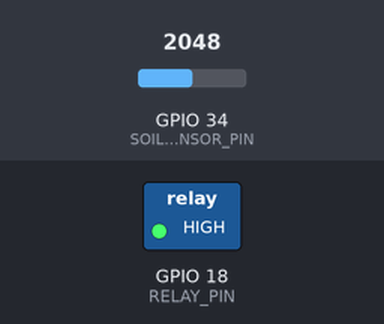
This sketch was run on a simulated ESP32. On the bench: switched loads named in the sketch (green lamp = pin HIGH). Inputs (shaded band) come from the test bench; at power-on: GPIO 34 (SOIL_SENSOR_PIN) = 2048. What the sketch prints to the serial monitor is not drawn.

Above: at 18.0 s.
18.1 s: GPIO 34 (SOIL_SENSOR_PIN) set to 2442
33.0 s: GPIO 34 (SOIL_SENSOR_PIN) set to 2545
At 40.7 s:
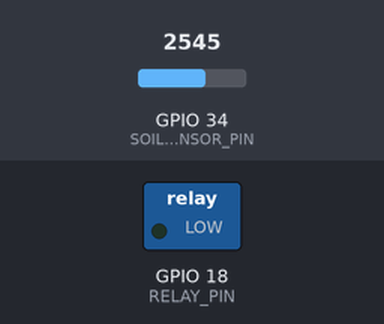
47.9 s: GPIO 34 (SOIL_SENSOR_PIN) set to 2460
At 48.8 s:
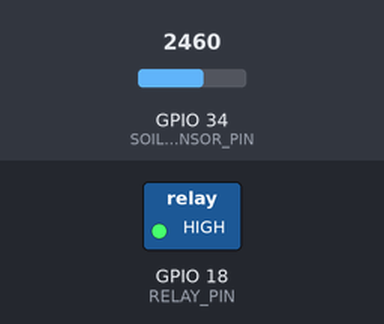
62.8 s: GPIO 34 (SOIL_SENSOR_PIN) set to 2540
At 70.7 s:
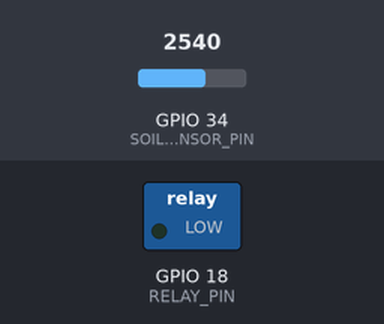
Timing chart, 0 to 74.5 s (numbered marks = the images above; inputs shaded):
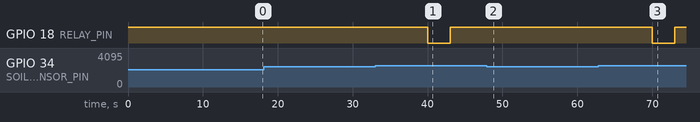

The sketch:

P09_Smart_Watering_System.ino
```cpp
/*
 * P09_Smart_Watering_System
 * 智能浇花系统
 *
 * 学习目标：
 * 1. 学会读取土壤湿度传感器的模拟信号
 * 2. 学会用继电器控制水泵（或电机、LED 等大电流设备）
 * 3. 理解硬件定时器中断的工作原理
 * 4. 掌握 ESP32 Arduino 3.x 定时器中断的新写法
 *
 * 前置知识：
 * - ADC（Analog-to-Digital Converter，模数转换器）：
 *   把传感器输出的 0~3.3V 模拟电压转换成数字值（ESP32 默认 12 位，范围 0~4095）。
 * - 继电器（Relay）：
 *   一种电控开关，用小电流控制大电流设备。ESP32 GPIO 不能直接驱动水泵，
 *   需要通过继电器来控制水泵的电源通断。
 * - 定时器中断（Timer Interrupt）：
 *   由 ESP32 内部硬件定时器产生的周期性中断。到达设定时间后，CPU 会暂停
 *   当前任务，先执行中断服务函数（ISR），然后返回继续原来的任务。
 * - ISR（Interrupt Service Routine，中断服务函数）：
 *   处理中断事件的函数。ISR 里不能做耗时操作，通常只设置标志位，
 *   主循环里再处理具体逻辑。
 *
 * 硬件连接：
 * - 土壤湿度传感器：
 *   ESP32 3.3V  →  传感器 VCC
 *   ESP32 GND   →  传感器 GND
 *   ESP32 GPIO34 → 传感器 AO（模拟输出）
 *
 * - 继电器模块（低电平触发）：
 *   ESP32 3.3V  →  继电器 VCC
 *   ESP32 GND   →  继电器 GND
 *   ESP32 GPIO18 → 继电器 IN
 *
 * - 水泵（通过继电器控制）：
 *   继电器 COM  →  电源正极（如 USB 5V 或电池正极）
 *   继电器 NO   →  水泵正极
 *   水泵负极    →  电源负极 / GND
 *
 * 注意：
 * - 本项目用水泵做示例，实际测试中如果没有水泵，可用 LED 代替，
 *   看到 LED 亮起就代表"正在浇水"。
 * - 土壤湿度传感器不要长期插在有水的土壤中，容易腐蚀探针。
 *   建议只在测量时通电，测完后断电延长寿命（进阶功能）。
 */

// 土壤湿度传感器模拟输出引脚
// GPIO34 ~ GPIO39 是输入专用引脚，做 ADC 读取时干扰最小，推荐用于模拟输入
#define SOIL_SENSOR_PIN 34

// 继电器控制引脚
// GPIO18 是通用 GPIO，输出高低电平控制继电器
#define RELAY_PIN 18

// 土壤湿度阈值
// ADC 读数范围 0 ~ 4095（12 位分辨率）
// 大多数土壤湿度传感器：土壤越干燥，读数越高；土壤越湿润，读数越低
// 这里设定 2500，低于 2500 认为土壤够湿，高于 2500 认为偏干需要浇水
// 实际使用时请根据自己的传感器校准这个值
#define DRY_THRESHOLD 2500

// 浇水持续时间：3000 毫秒 = 3 秒
#define WATERING_DURATION_MS 3000

// 定时器中断周期：10 秒 = 10,000,000 微秒
// 每 10 秒检查一次土壤湿度，避免频繁浇水和频繁读取
#define CHECK_INTERVAL_US 10000000

// 硬件定时器对象指针
// ESP32 Arduino 3.x 中 timerBegin() 返回一个 hw_timer_t* 指针
hw_timer_t* check_timer = NULL;

// FreeRTOS 临界区互斥锁
// 用于保护被中断和主循环同时访问的共享变量
portMUX_TYPE timer_mux = portMUX_INITIALIZER_UNLOCKED;

// 中断标志位
// volatile 关键字非常重要：它告诉编译器这个变量可能在中断中被修改，
// 编译器不要优化掉对它的读取操作，否则主循环可能永远看不到变化
volatile bool check_flag = false;

// 当前是否正在浇水的标志
bool is_watering = false;

// 浇水开始时间（毫秒）
unsigned long watering_start_time = 0;

// 最近一次检查时的湿度读数
int last_soil_value = 0;

// setup() 只执行一次，完成初始化
void setup() {
  // 启动串口监视器，波特率 115200
  Serial.begin(115200);

  // 设置继电器引脚为输出模式
  // 继电器需要 ESP32 主动输出高低电平来控制开关
  pinMode(RELAY_PIN, OUTPUT);

  // 初始状态关闭继电器
  // 这里假设继电器是"低电平触发"：LOW 吸合（开），HIGH 释放（关）
  // 如果你的继电器是"高电平触发"，请把下面改成 HIGH 关闭、LOW 开启
  digitalWrite(RELAY_PIN, HIGH);

  // 设置土壤湿度传感器引脚为输入模式
  // 虽然 ADC 引脚默认就是输入，但显式声明更清晰
  pinMode(SOIL_SENSOR_PIN, INPUT);

  // 配置并启动硬件定时器
  // ESP32 Arduino 3.x 的新写法：
  // timerBegin(frequency) 直接指定定时器计数频率，单位 Hz
  // 这里 1,000,000 Hz = 1MHz，每个计数周期 1 微秒
  check_timer = timerBegin(1000000);

  // 检查定时器是否初始化成功
  if (check_timer == NULL) {
    Serial.println("定时器初始化失败，程序停止");
    while (1) {
      delay(1000);
    }
  }

  // 把中断服务函数绑定到定时器
  // timerAttachInterrupt(timer, &function) 是 ESP32 Arduino 3.x 的新写法
  // 注意：3.x 版本只有 2 个参数，不再有第三个 edge 参数
  timerAttachInterrupt(check_timer, &onTimer);

  // 设置定时器计数目标（闹钟值）
  // 1MHz 时钟下，计数 10,000,000 次就是 10 秒
  // 参数：定时器、闹钟值、是否自动重载、重复次数（0 表示无限次）
  timerAlarm(check_timer, CHECK_INTERVAL_US, true, 0);

  // 启动定时器
  // 有些示例中 timerAlarm 后会自动启动，但显式调用 timerStart 更安全
  timerStart(check_timer);

  Serial.println("智能浇花系统已启动");
  Serial.println("每 10 秒检查一次土壤湿度");
  Serial.print("干燥阈值：");
  Serial.println(DRY_THRESHOLD);
  Serial.println("如果土壤干燥，将自动浇水 3 秒");
}

// loop() 主循环，处理浇水控制和定时检查
void loop() {
  // 1. 检查定时器中断标志
  // 如果标志为 true，说明 10 秒时间到了，需要读取土壤湿度
  if (check_flag) {
    // 先清除标志，避免重复处理
    // 进入临界区，防止清除过程中定时器又触发并修改标志
    portENTER_CRITICAL(&timer_mux);
    check_flag = false;
    portEXIT_CRITICAL(&timer_mux);

    // 读取土壤湿度
    readSoilMoisture();
  }

  // 2. 如果正在浇水，检查是否已经浇了 3 秒
  if (is_watering) {
    unsigned long now = millis();
    if (now - watering_start_time >= WATERING_DURATION_MS) {
      stopWatering();
    }
  }
}

// 中断服务函数（ISR）
// 它由硬件定时器触发，每 10 秒执行一次
// ISR 里只做一件事：设置标志位
// 真正的读取和浇水逻辑交给 loop() 处理，避免在中断里做耗时操作
void IRAM_ATTR onTimer() {
  // 进入 ISR 临界区，安全地修改共享标志
  portENTER_CRITICAL_ISR(&timer_mux);
  check_flag = true;
  portEXIT_CRITICAL_ISR(&timer_mux);
}

// 读取土壤湿度并决定是否浇水
void readSoilMoisture() {
  // 读取 ADC 值
  // analogRead(pin) 返回 0 ~ 4095 之间的整数
  last_soil_value = analogRead(SOIL_SENSOR_PIN);

  Serial.print("土壤湿度 ADC 值：");
  Serial.println(last_soil_value);

  // 判断是否干燥
  // 如果读数大于阈值，说明土壤偏干
  if (last_soil_value > DRY_THRESHOLD) {
    Serial.println("土壤偏干，开始浇水");
    startWatering();
  } else {
    Serial.println("土壤湿度正常，无需浇水");
  }
}

// 开始浇水：吸合继电器
void startWatering() {
  // 如果已经在浇水，就不重复启动
  if (is_watering) return;

  is_watering = true;
  watering_start_time = millis();

  // 低电平触发继电器：LOW 吸合，接通水泵电源
  digitalWrite(RELAY_PIN, LOW);

  Serial.println("水泵已开启");
}

// 停止浇水：释放继电器
void stopWatering() {
  is_watering = false;

  // 低电平触发继电器：HIGH 释放，断开水泵电源
  digitalWrite(RELAY_PIN, HIGH);

  Serial.println("浇水结束，水泵已关闭");
}

/*
 * 扩展挑战：
 * 1. 增加一个按键，支持手动立即浇水一次，不受定时器限制。
 * 2. 用 OLED 或串口显示当前湿度、浇水次数、累计浇水时间等统计信息。
 * 3. 加入 Wi-Fi 和 Web 服务器，实现手机远程查看土壤湿度并手动控制浇水。
 */
```

Measured:
- the behaviour switches between 2500 and 2501 on GPIO 34 (SOIL_SENSOR_PIN) (found by bisection; images 0 and 1)
- after the input at 18.1 s, every drawn part: stays the same
- after the input at 33.0 s, GPIO 18 (RELAY_PIN): HIGH → LOW after 7.0 s, → HIGH 3.0 s later
- after the input at 47.9 s, GPIO 18 (RELAY_PIN): stays HIGH (without the input it goes to LOW after 2.1 s)
- after the input at 62.8 s, GPIO 18 (RELAY_PIN): HIGH → LOW after 7.2 s, → HIGH 3.0 s later
